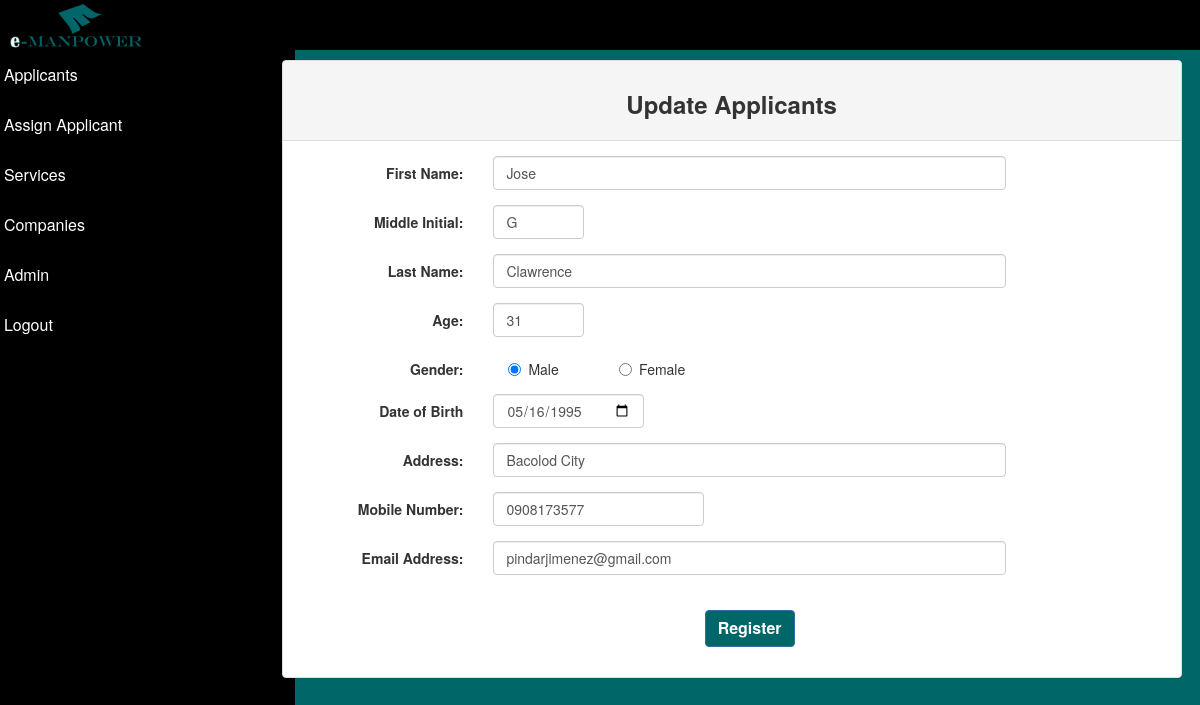
/index.php?mod=edit&sub=applicant&id=1 (signed in), run on the app's committed database.
### tables this page shows
CREATE TABLE `tbl_applicant` (
  `app_id` int(11) NOT NULL,
  `app_fname` varchar(100) NOT NULL,
  `app_lname` varchar(100) NOT NULL,
  `app_minitial` varchar(2) NOT NULL,
  `app_age` varchar(100) NOT NULL,
  `app_gender` varchar(100) NOT NULL,
  `app_address` varchar(100) NOT NULL,
  `app_mobile` varchar(100) NOT NULL,
  `app_birthdate` varchar(100) NOT NULL,
  `app_email` varchar(100) NOT NULL,
  `app_status` varchar(100) NOT NULL,
  `app_time_added` time NOT NULL,
  `app_date_added` date NOT NULL
);

### class/class.applicants.php (called while the page is built, shortened)
<?php
class Applicants{
	public $db;
	public function __construct(){
		$this->db = new mysqli(DB_SERVER,DB_USERNAME,DB_PASSWORD,DB_DATABASE);
	}
	public function specificApplicant($id){
		$sql="SELECT * FROM tbl_applicant WHERE app_id = '$id'";
		$result=mysqli_query($this->db,$sql);
		while($row=mysqli_fetch_assoc($result)){
			$list[] = $row;
		}
		return $list;
	}
}
?>

### edit/edit_applicant.php (the view, shortened to what this page needs)
<div class="panel panel-default">
						<div class="panel-heading heading-custom text-center">
							<h3><strong>Update Applicants</strong></h3>
						</div>
						<div class="panel-body">
							<div class="col-xs-10 col-sm-10 col-md-10 col-lg-10">
								<form action="process/process.applicants.php?action=edit" method="POST" class="form-horizontal" role="form">
								<?php
								$applicants = new Applicants();
								foreach ($applicants->specificApplicant($_GET['id']) as $val) { ?>
					                <div class="form-group">
					                    <label class="col-sm-3 control-label">First Name:</label>
					                    <div class="col-sm-9">
					                        <input type="text" name="fname" value="<?= $val['app_fname'] ?>" placeholder="First Name" class="form-control" required>
					                    </div>
					                </div>
					                <div class="form-group">
					                    <label class="col-sm-3 control-label">Middle Initial:</label>
					                    <div class="col-sm-2">
					                        <input type="text" name="mname" value="<?= $val['app_minitial'] ?>" placeholder="MI" class="form-control" required>
					                    </div>
					                </div>
					                <div class="form-group">
					                    <label class="col-sm-3 control-label">Last Name:</label>
					                    <div class="col-sm-9">
					                        <input type="text" name="lname" value="<?= $val['app_lname'] ?>" placeholder="Last Name" class="form-control" required>
					                    </div>
					                </div>
					                <div class="form-group">
					                    <label class="col-sm-3 control-label">Age:</label>
					                    <div class="col-sm-2">
					                        <input type="text" name="age" value="<?= $val['app_age'] ?>" placeholder="Age" class="form-control" required>
					                    </div>
					                </div>
					                <div class="form-group">
					                    <label class="control-label col-sm-3">Gender:</label>
					                    <div class="col-sm-6">
					                        <div class="row">
					                            <div class="col-sm-4">
					                                <label class="radio-inline">
					                                    <input type="radio" name="gender" value="Male" <?php if($val['app_gender'] == 'Male') echo 'checked=\"checked\"'; ?>>Male
					                                </label>
					                            </div>
					                            <div class="col-sm-4">
					                                <label class="radio-inline">
					                                    <input type="radio" name="gender" value="Female" <?php if($val['app_gender'] == 'Female') echo 'checked=\"checked\"'; ?>>Female
					                                </label>
					                            </div>
					                        </div>
					                    </div>
					                </div>
					                <div class="form-group">
					                    <label class="col-sm-3 control-label">Date of Birth</label>
					                    <div class="col-sm-3">
					                        <input type="date" name="bday" value="<?= $val['app_birthdate'] ?>" class="form-control" required>
					                    </div>
					                </div>
					                <div class="form-group">
					                    <label class="col-sm-3 control-label">Address:</label>
					                    <div class="col-sm-9">
					                        <input type="text" name="address" value="<?= $val['app_address'] ?>" class="form-control" placeholder="Address" required>
					                    </div>
					                </div>
					                <div class="form-group">
					                    <label class="col-sm-3 control-label">Mobile Number:</label>
					                    <div class="col-sm-4">
					                        <input type="text" name="mobile" value="<?= $val['app_mobile'] ?>" class="form-control" placeholder="Mobile Number" required>
					                    </div>
					                </div>
					                <div class="form-group">
					                    <label class="col-sm-3 control-label">Email Address:</label>
					                    <div class="col-sm-9">
					                        <input type="email" name="email" value="<?= $val['app_email'] ?>" placeholder="Email" class="form-control" required>
					                    </div>
					                </div>
					                <div class="form-group text-center">
					                    <div class="col-sm-9 col-sm-offset-3">
					                        <button type="submit" class="btn btn-primary btn-submit">Register</button>
					                    </div>
					                </div>
					               <?php
									}
									?>
					            </form>
							</div>
						</div>
					</div>

### css/theme-default.css (style rules this page uses)
h1, h2, h3, h4, h5, h6, p { margin: 0; }
.row { margin: 0; padding: 0; }
body { background: #006668; background-size: cover; -webkit-background-size: cover; -moz-background-size: cover; -ms-background-size: cover; -o-background-size: cover; background-size: cover; }
.page-content .panel-default { width: 120%; }
.page-content .panel-default .heading-custom { height: 80px; }
.page-content .panel-default .heading-custom h3 { margin-top: 20px; }
.btn-submit { background-color: #006668; font-size: 16px; margin-top: 20px; font-weight: 700; }

### data on the page
tbl_applicant: fname "Jose", mname "G", lname "Clawrence", age "31", app_gender "☑ Male", app_gender "☐ Female", bday "05/16/1995", address "Bacolod City", mobile "0908173577", email "pindarjimenez@gmail.com"
